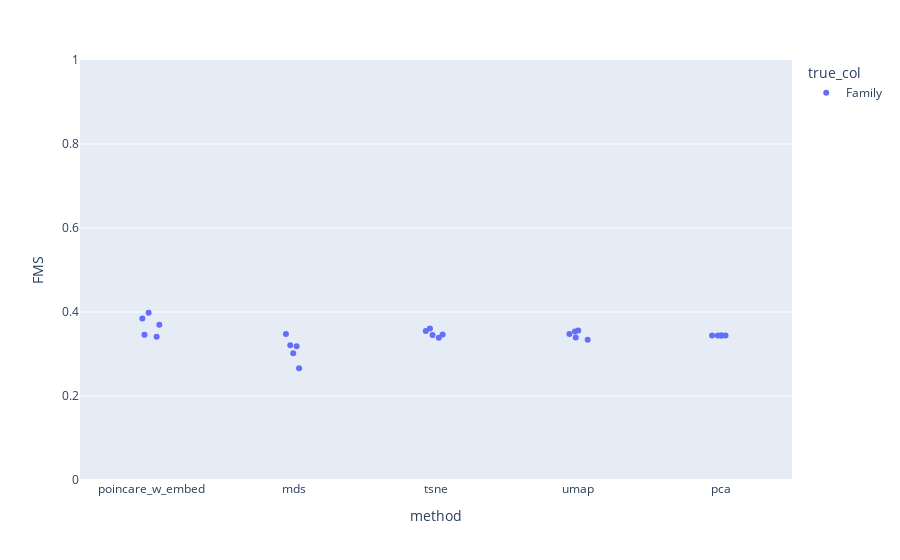

Notebook source saved alongside this figure:
### Markdown cell above
### Test FMS Scores

### Code cell
fig = px.strip(df_results_clust, x='method', y='FMS', color = "true_col")
fig.update_yaxes(range = [0,1])
fig.show()

# Need to add the original poincaré method

### Figure 1 — Plotly figure (JSON) as saved in the notebook; plotly's stock layout.template omitted (floating-point values rounded to 4 significant figures)
{"data": [{"alignmentgroup": "True", "boxpoints": "all", "fillcolor": "rgba(255,255,255,0)", "hoveron": "points", "hovertemplate": "true_col=Family<br>method=%{x}<br>FMS=%{y}<extra></extra>", "legendgroup": "Family", "line": {"color": "rgba(255,255,255,0)"}, "marker": {"color": "#636efa"}, "name": "Family", "offsetgroup": "Family", "orientation": "v", "pointpos": 0, "showlegend": true, "type": "box", "x": ["poincare_w_embed", "mds", "tsne", "umap", "pca", "poincare_w_embed", "mds", "tsne", "umap", "pca", "poincare_w_embed", "mds", "tsne", "umap", "pca", "poincare_w_embed", "mds", "tsne", "umap", "pca", "poincare_w_embed", "mds", "tsne", "umap", "pca"], "x0": " ", "xaxis": "x", "y": [0.3844, 0.3019, 0.3467, 0.3342, 0.344, 0.341, 0.3208, 0.3609, 0.3557, 0.344, 0.3981, 0.3185, 0.3546, 0.3536, 0.344, 0.3461, 0.3479, 0.345, 0.3396, 0.344, 0.3695, 0.2659, 0.3385, 0.3477, 0.344], "y0": " ", "yaxis": "y"}], "layout": {"boxmode": "group", "legend": {"title": {"text": "true_col"}, "tracegroupgap": 0}, "margin": {"t": 60}, "xaxis": {"anchor": "y", "domain": [0, 1], "title": {"text": "method"}}, "yaxis": {"anchor": "x", "domain": [0, 1], "range": [0, 1], "title": {"text": "FMS"}}}}
